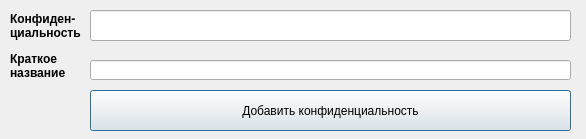
<?xml version="1.0" encoding="UTF-8"?>
<ui version="4.0">
 <class>AddConfDialog</class>
 <widget class="QDialog" name="AddConfDialog">
  <property name="geometry">
   <rect>
    <x>0</x>
    <y>0</y>
    <width>586</width>
    <height>139</height>
   </rect>
  </property>
  <property name="windowTitle">
   <string>Добавить конфиденциальность</string>
  </property>
  <widget class="QLabel" name="confNameLabel">
   <property name="geometry">
    <rect>
     <x>10</x>
     <y>10</y>
     <width>81</width>
     <height>31</height>
    </rect>
   </property>
   <property name="font">
    <font>
     <weight>75</weight>
     <bold>true</bold>
    </font>
   </property>
   <property name="text">
    <string>Конфиден-
циальность</string>
   </property>
  </widget>
  <widget class="QLineEdit" name="confNameLineEdit">
   <property name="geometry">
    <rect>
     <x>90</x>
     <y>10</y>
     <width>481</width>
     <height>31</height>
    </rect>
   </property>
  </widget>
  <widget class="QLabel" name="confShortnameLabel">
   <property name="geometry">
    <rect>
     <x>10</x>
     <y>50</y>
     <width>71</width>
     <height>31</height>
    </rect>
   </property>
   <property name="font">
    <font>
     <weight>75</weight>
     <bold>true</bold>
    </font>
   </property>
   <property name="text">
    <string>Краткое
название</string>
   </property>
  </widget>
  <widget class="QLineEdit" name="confShortnameLineEdit">
   <property name="geometry">
    <rect>
     <x>90</x>
     <y>60</y>
     <width>481</width>
     <height>20</height>
    </rect>
   </property>
  </widget>
  <widget class="QPushButton" name="insertConfButton">
   <property name="geometry">
    <rect>
     <x>90</x>
     <y>90</y>
     <width>481</width>
     <height>41</height>
    </rect>
   </property>
   <property name="text">
    <string>Добавить конфиденциальность</string>
   </property>
  </widget>
 </widget>
 <resources/>
 <connections/>
</ui>
